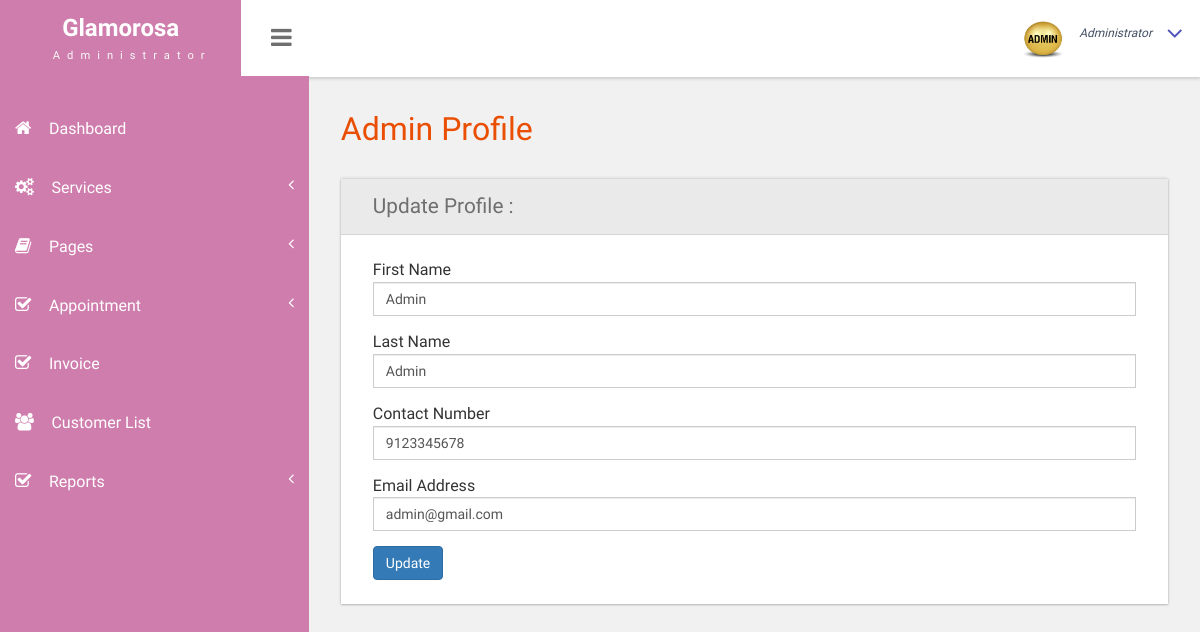
The app's page /admin/admin-profile.php (signed in), older data.
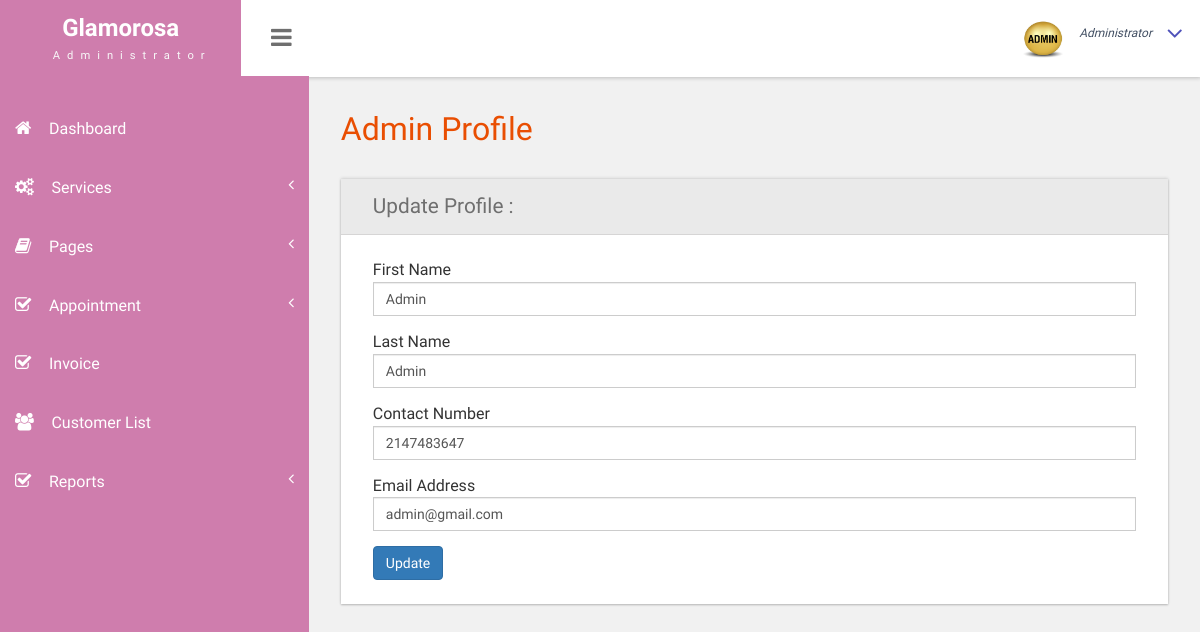
The same page, newer data.
### tables this page shows
CREATE TABLE `tbluser` (
  `ID` int(10) NOT NULL,
  `FirstName` varchar(120) DEFAULT NULL,
  `LastName` varchar(250) DEFAULT NULL,
  `MobileNumber` varchar(20) DEFAULT NULL,
  `Email` varchar(120) DEFAULT NULL,
  `Password` varchar(120) DEFAULT NULL,
  `role` enum('Admin','Staff','Customer') NOT NULL,
  `RegDate` date DEFAULT current_timestamp()
);

### admin/includes/session.php (called while the page is built, shortened)
<?php
	include 'dbconnection.php';
	$sql = "SELECT * FROM tbluser WHERE ID = '".$_SESSION['admin']."'";
	$query = $con->query($sql);
	 $user = $query->fetch_assoc();
?>

### admin/admin-profile.php (the view, shortened to what this page needs)
<?php
include_once('includes/header.php');
?>
<body class="cbp-spmenu-push">
    <div class="main-content">
        <?php include_once('includes/sidebar.php'); ?>
        <?php include_once('includes/menubar.php'); ?>
        <div id="page-wrapper" class="row calender widget-shadow">
            <div class="main-page">
                <div class="forms">
                    <h3 class="title1">Admin Profile</h3>
                    <div class="form-grids row widget-shadow" data-example-id="basic-forms">
                        <div class="form-title">
                            <h4>Update Profile :</h4>
                        </div>
                        <div class="form-body">
                            <form method="post">
                                <div class="form-group">
                                    <label for="adminname">First Name</label>
                                    <input type="text" class="form-control" id="adminname" name="adminname" value="<?php echo htmlspecialchars($user['FirstName']); ?>" required>
                                </div>
                                <div class="form-group">
                                    <label for="lastname">Last Name</label>
                                    <input type="text" class="form-control" id="lastname" name="lastname" value="<?php echo htmlspecialchars($user['LastName']); ?>" required>
                                </div>
                                <div class="form-group">
                                    <label for="contactnumber">Contact Number</label>
                                    <input type="text" id="contactnumber" name="contactnumber" class="form-control" value="<?php echo htmlspecialchars($user['MobileNumber']); ?>" required>
                                </div>
                                <div class="form-group">
                                    <label for="email">Email Address</label>
                                    <input type="email" id="email" name="email" class="form-control" value="<?php echo htmlspecialchars($user['Email']); ?>" required>
                                </div>
                                <button type="submit" name="submit" class="btn btn-primary">Update</button>
                            </form>
                        </div>
                    </div>
                </div>
            </div>
        </div>
    </div>
    <?php include_once('includes/footer.php'); ?>
</body>

Row changes from the older to the newer data that the page shows:
changed tbluser "Admin": contactnumber "9123345678" → "2147483647"
